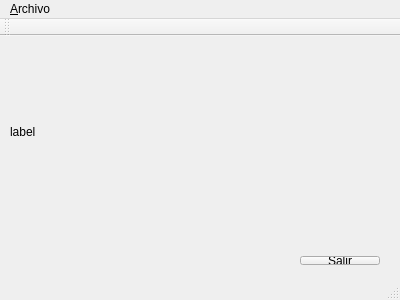
<?xml version="1.0" encoding="UTF-8"?>
<ui version="4.0">
 <class>ImageViewerWindow</class>
 <widget class="QMainWindow" name="ImageViewerWindow">
  <property name="geometry">
   <rect>
    <x>0</x>
    <y>0</y>
    <width>400</width>
    <height>300</height>
   </rect>
  </property>
  <property name="windowTitle">
   <string>Servidor</string>
  </property>
  <widget class="QWidget" name="centralWidget">
   <property name="sizePolicy">
    <sizepolicy hsizetype="Preferred" vsizetype="Preferred">
     <horstretch>0</horstretch>
     <verstretch>0</verstretch>
    </sizepolicy>
   </property>
   <widget class="QLabel" name="Imagen">
    <property name="geometry">
     <rect>
      <x>10</x>
      <y>0</y>
      <width>371</width>
      <height>191</height>
     </rect>
    </property>
    <property name="sizePolicy">
     <sizepolicy hsizetype="Expanding" vsizetype="Expanding">
      <horstretch>0</horstretch>
      <verstretch>0</verstretch>
     </sizepolicy>
    </property>
    <property name="text">
     <string>label</string>
    </property>
    <property name="scaledContents">
     <bool>true</bool>
    </property>
   </widget>
   <widget class="QWidget" name="horizontalLayoutWidget">
    <property name="geometry">
     <rect>
      <x>10</x>
      <y>209</y>
      <width>381</width>
      <height>31</height>
     </rect>
    </property>
    <layout class="QHBoxLayout" name="horizontalLayout">
     <item>
      <spacer name="horizontalSpacer">
       <property name="orientation">
        <enum>Qt::Horizontal</enum>
       </property>
       <property name="sizeHint" stdset="0">
        <size>
         <width>40</width>
         <height>20</height>
        </size>
       </property>
      </spacer>
     </item>
     <item>
      <widget class="QPushButton" name="BtSalir">
       <property name="text">
        <string>&amp;Salir</string>
       </property>
      </widget>
     </item>
    </layout>
   </widget>
  </widget>
  <widget class="QMenuBar" name="menuBar">
   <property name="geometry">
    <rect>
     <x>0</x>
     <y>0</y>
     <width>400</width>
     <height>25</height>
    </rect>
   </property>
   <widget class="QMenu" name="menu_Archivo">
    <property name="title">
     <string>&amp;Archivo</string>
    </property>
    <addaction name="action_Abrir"/>
    <addaction name="action_Salir"/>
   </widget>
   <addaction name="menu_Archivo"/>
  </widget>
  <widget class="QToolBar" name="mainToolBar">
   <attribute name="toolBarArea">
    <enum>TopToolBarArea</enum>
   </attribute>
   <attribute name="toolBarBreak">
    <bool>false</bool>
   </attribute>
  </widget>
  <widget class="QStatusBar" name="statusBar"/>
  <action name="action_Abrir">
   <property name="text">
    <string>&amp;Abrir</string>
   </property>
  </action>
  <action name="action_Salir">
   <property name="text">
    <string>&amp;Salir</string>
   </property>
  </action>
 </widget>
 <layoutdefault spacing="6" margin="11"/>
 <resources/>
 <connections/>
</ui>
